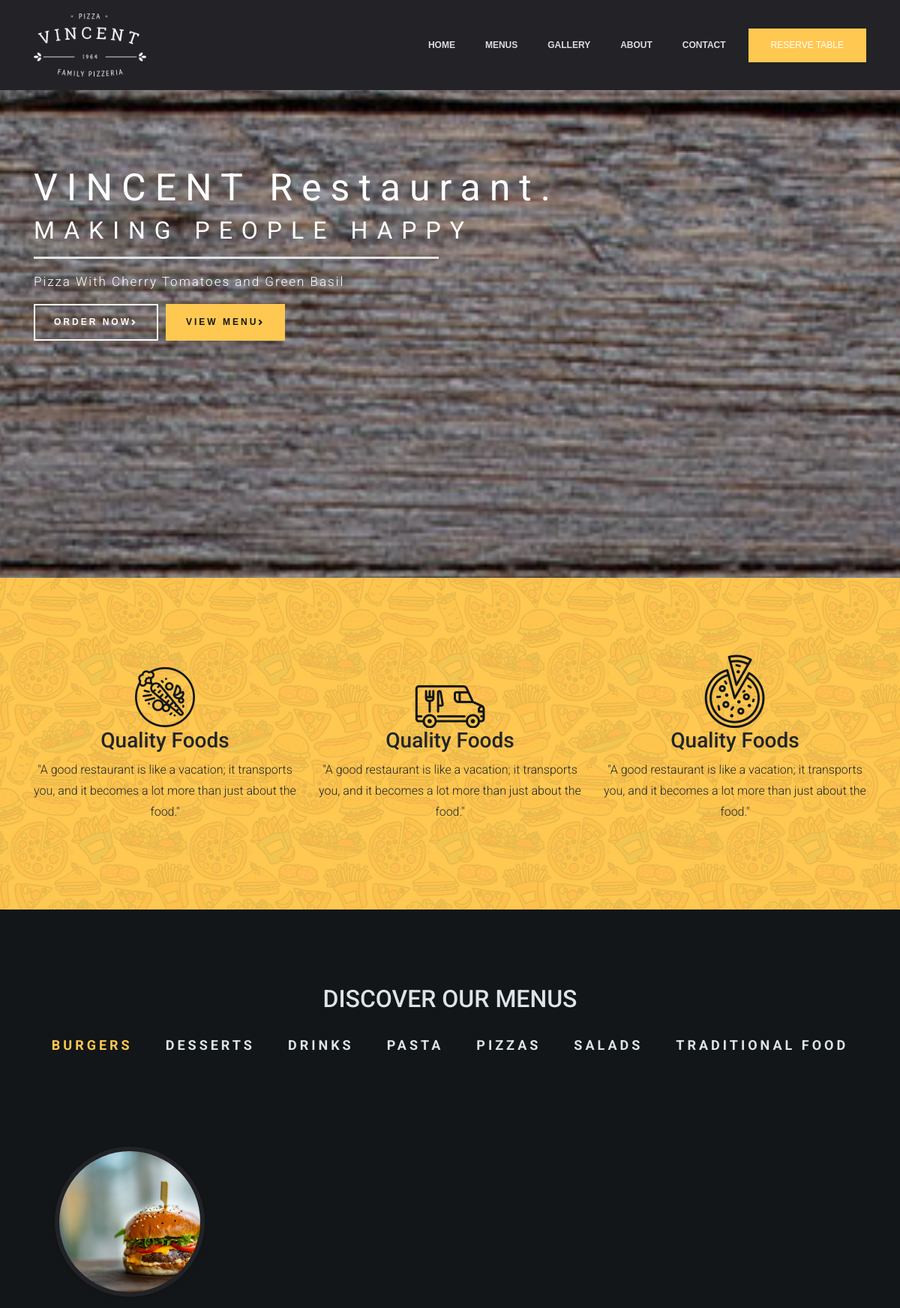
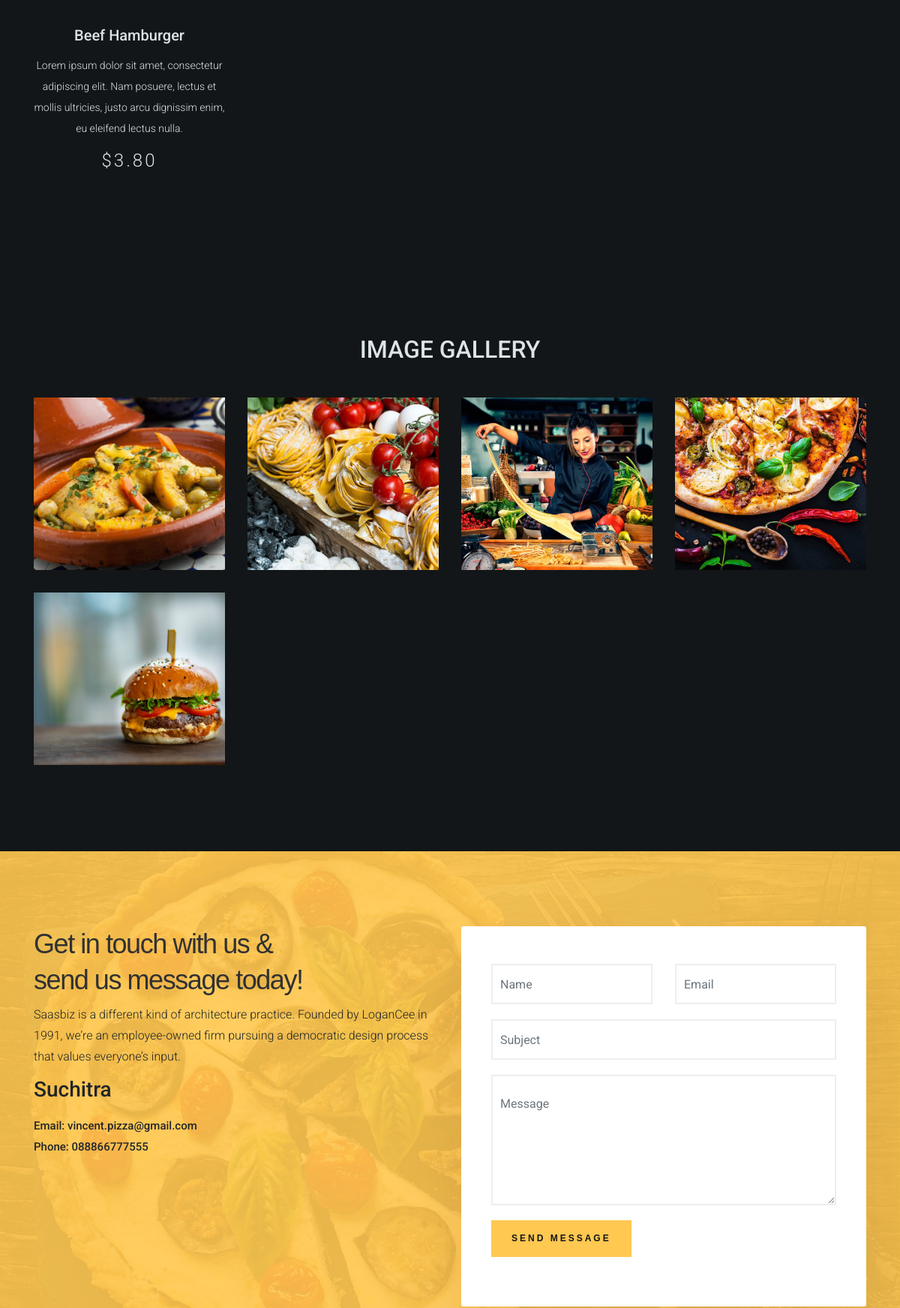
The page / (upper part) on the database its author committed (2 pictures, top to bottom).
### tables this page shows
CREATE TABLE `menu_categories` (
  `category_id` int(3) NOT NULL,
  `category_name` varchar(50) NOT NULL
);

CREATE TABLE `menus` (
  `menu_id` int(5) NOT NULL,
  `menu_name` varchar(100) NOT NULL,
  `menu_description` varchar(255) NOT NULL,
  `menu_price` decimal(6,2) NOT NULL,
  `menu_image` varchar(255) NOT NULL,
  `category_id` int(3) NOT NULL
);

CREATE TABLE `image_gallery` (
  `image_id` int(2) NOT NULL,
  `image_name` varchar(30) NOT NULL,
  `image` varchar(255) NOT NULL
);

CREATE TABLE `website_settings` (
  `option_id` int(5) NOT NULL,
  `option_name` varchar(255) NOT NULL,
  `option_value` varchar(255) NOT NULL
);

### index.php (the view, shortened to what this page needs)
<?php
    include "connect.php";
    include "Includes/templates/header.php";
    include "Includes/templates/navbar.php";
    $stmt_web_settings = $con->prepare("SELECT * FROM website_settings");
    $stmt_web_settings->execute();
    $web_settings = $stmt_web_settings->fetchAll();
    $restaurant_email = "";
    $restaurant_address = "";
    $restaurant_phonenumber = "";
    foreach ($web_settings as $option)
    {
        if($option['option_name'] == 'restaurant_name')
        {
            $restaurant_name = $option['option_value'];
        }
        elseif($option['option_name'] == 'restaurant_email')
        {
            $restaurant_email = $option['option_value'];
        }
        elseif($option['option_name'] == 'restaurant_phonenumber')
        {
            $restaurant_phonenumber = $option['option_value'];
        }
        elseif($option['option_name'] == 'restaurant_address')
        {
            $restaurant_address = $option['option_value'];
        }
    }
?>
	<section class="home-section" id="home">
		<div class="container">
			<div class="row" style="flex-wrap: nowrap;">
				<div class="col-md-6 home-left-section">
					<div style="padding: 100px 0px; color: white;">
						<h1>
							VINCENT Restaurant.
						</h1>
						<h2>
							MAKING PEOPLE HAPPY
						</h2>
						<hr>
						<p>
							Pizza With Cherry Tomatoes and Green Basil
						</p>
						<div style="display: flex;">
							<a href="order_food.php" target="_blank" class="bttn_style_1" style="margin-right: 10px; display: flex;justify-content: center;align-items: center;">
								Order Now
								<i class="fas fa-angle-right"></i>
							</a>
							<a href="#menus" class="bttn_style_2" style="display: flex;justify-content: center;align-items: center;">
								VIEW MENU
								<i class="fas fa-angle-right"></i>
							</a>
						</div>
					</div>
				</div>
			</div>
		</div>
	</section>
	<section class="our_qualities" style="padding:100px 0px;">
		<div class="container">
			<div class="row">
				<div class="col-md-4">
					<div class="our_qualities_column">
	                    <img src="Design/images/quality_food_img.png" >
	                    <div class="caption">
	                        <h3>
	                            Quality Foods
	                        </h3>
	                        <p>
							"A good restaurant is like a vacation; it transports you, and it becomes a lot more than just about the food."
	                        </p>
	                    </div>
	                </div>
				</div>
				<div class="col-md-4">
					<div class="our_qualities_column">
	                    <img src="Design/images/fast_delivery_img.png" >
	                    <div class="caption">
	                        <h3>
	                            Quality Foods
	                        </h3>
	                        <p>
							"A good restaurant is like a vacation; it transports you, and it becomes a lot more than just about the food."
	                        </p>
	                    </div>
	                </div>
				</div>
				<div class="col-md-4">
					<div class="our_qualities_column">
	                    <img src="Design/images/original_taste_img.png" >
	                    <div class="caption">
	                        <h3>
	                            Quality Foods
	                        </h3>
	                        <p>
							"A good restaurant is like a vacation; it transports you, and it becomes a lot more than just about the food."
	                        </p>
	                    </div>
	                </div>
				</div>
			</div>
		</div>
	</section>
	<section class="our_menus" id="menus">
		<div class="container">
			<h2 style="text-align: center;margin-bottom: 30px">DISCOVER OUR MENUS</h2>
			<div class="menus_tabs">
				<div class="menus_tabs_picker">
					<ul style="text-align: center;margin-bottom: 70px">
						<?php
	                        $stmt = $con->prepare("Select * from menu_categories");
	                        $stmt->execute();
	                        $rows = $stmt->fetchAll();
	                        $x = 0;
	                        foreach($rows as $row)
	                        {
	                        	if($x == 0)
	                        	{
	                        		echo "<li class = 'menu_category_name tab_category_links active_category' onclick=showCategoryMenus(event,'".str_replace(' ', '', $row['category_name'])."')>";
	                        			echo $row['category_name'];
	                        		echo "</li>";
	                        	}
	                        	else
	                        	{
	                        		echo "<li class = 'menu_category_name tab_category_links' onclick=showCategoryMenus(event,'".str_replace(' ', '', $row['category_name'])."')>";
	                        			echo $row['category_name'];
	                        		echo "</li>";
	                        	}
	                        	$x++;
	                        }
						?>
					</ul>
				</div>
				<div class="menus_tab">
					<?php
                        $stmt = $con->prepare("Select * from menu_categories");
                        $stmt->execute();
                        $rows = $stmt->fetchAll();
                        $i = 0;
                        foreach($rows as $row)
                        {
                            if($i == 0)
                            {
                                echo '<div class="menu_item  tab_category_content" id="'.str_replace(' ', '', $row['category_name']).'" style=display:block>';
                                    $stmt_menus = $con->prepare("Select * from menus where category_id = ?");
                                    $stmt_menus->execute(array($row['category_id']));
                                    $rows_menus = $stmt_menus->fetchAll();
                                    echo "<div class='row'>";
	                                    foreach($rows_menus as $menu)
	                                    {
	                                        ?>
	                                            <div class="col-md-4 col-lg-3 menu-column">
	                                                <div class="thumbnail" style="cursor:pointer">
	                                                    <?php $source = "admin/Uploads/images/".$menu['menu_image']; ?>
	                                                    <div class="menu-image">
													        <div class="image-preview">
													            <div style="background-image: url('<?php echo $source; ?>');"></div>
													        </div>
													    </div>
	                                                    <div class="caption">
	                                                        <h5>
	                                                            <?php echo $menu['menu_name'];?>
	                                                        </h5>
	                                                        <p>
	                                                            <?php echo $menu['menu_description']; ?>
	                                                        </p>
	                                                        <span class="menu_price">
	                                                        	<?php echo "$".$menu['menu_price']; ?>
	                                                        </span>
	                                                    </div>
	                                                </div>
	                                            </div>
	                                        <?php
	                                    }
	                                echo "</div>";
                                echo '</div>';
                            }
                            $i++;
                        }
                        echo "</div>";
                    ?>
				</div>
			</div>
	</section>
	<section class="image-gallery" id="gallery">
		<div class="container">
			<h2 style="text-align: center;margin-bottom: 30px">IMAGE GALLERY</h2>
			<?php
				$stmt_image_gallery = $con->prepare("Select * from image_gallery");
                $stmt_image_gallery->execute();
                $rows_image_gallery = $stmt_image_gallery->fetchAll();
                echo "<div class = 'row'>";
	                foreach($rows_image_gallery as $row_image_gallery)
	                {
	                	echo "<div class = 'col-md-4 col-lg-3' style = 'padding: 15px;'>";
	                		$source = "admin/Uploads/images/".$row_image_gallery['image'];
	                		?>
	                		<div style = "background-image: url('<?php echo $source; ?>') !important;background-repeat: no-repeat;background-position: 50% 50%;background-size: cover;background-clip: border-box;box-sizing: border-box;overflow: hidden;height: 230px;">
	                		</div>
	                		<?php
	                	echo "</div>";
	                }
	            echo "</div>";
			?>
		</div>
	</section>
	<section class="contact-section" id="contact">
        <div class="container">
            <div class="row">
                <div class="col-lg-6 sm-padding">
                    <div class="contact-info">
                        <h2>
                            Get in touch with us &
                            <br>send us message today!
                        </h2>
                        <p>
                            Saasbiz is a different kind of architecture practice. Founded by LoganCee in 1991, we’re an employee-owned firm pursuing a democratic design process that values everyone’s input.
                        </p>
                        <h3>
                            <?php echo $restaurant_address; ?>
                        </h3>
                        <h4>
                            <span>Email:</span>
                            <?php echo $restaurant_email; ?>
                            <br>
                            <span>Phone:</span>
                            <?php echo $restaurant_phonenumber; ?>
                        </h4>
                    </div>
                </div>
                <div class="col-lg-6 sm-padding">
                    <div class="contact-form">
                        <div id="contact_ajax_form" class="contactForm">
                            <div class="form-group colum-row row">
                                <div class="col-sm-6">
                                    <input type="text" id="contact_name" name="name" oninput="document.getElementById('invalid-name').innerHTML = ''" onkeyup="this.value=this.value.replace(/[^\sa-zA-Z]/g,'');" class="form-control" placeholder="Name">
                                </div>
                                <div class="col-sm-6">
                                    <input type="email" id="contact_email" name="email" oninput="document.getElementById('invalid-email').innerHTML = ''" class="form-control" placeholder="Email">
                                </div>
                            </div>
                            <div class="form-group row">
                                <div class="col-md-12">
                                    <input type="text" id="contact_subject" name="subject" oninput="document.getElementById('invalid-subject').innerHTML = ''" onkeyup="this.value=this.value.replace(/[^\sa-zA-Z]/g,'');" class="form-control" placeholder="Subject">
                                </div>
                            </div>
                            <div class="form-group row">
                                <div class="col-md-12">
                                    <textarea id="contact_message" name="message" oninput="document.getElementById('invalid-message').innerHTML = ''" cols="30" rows="5" class="form-control message" placeholder="Message"></textarea>
                                </div>
                            </div>
                            <div class="form-group row">
                                <div class="col-md-12">
                                    <button id="contact_send" class="bttn_style_2">Send Message</button>
                                </div>
                            </div>
                        </div>
                    </div>
                </div>
            </div>
        </div>
    </section>
    <?php include "Includes/templates/footer.php"; ?>

### rows shown on the page
menu_categories: category_name "BURGERS"
menu_categories: category_name "DESSERTS"
menu_categories: category_name "DRINKS"
menu_categories: category_name "PASTA"
menu_categories: category_name "PIZZAS"
menu_categories: category_name "SALADS"
menu_categories: category_name "TRADITIONAL FOOD"
menus: menu_image (picture), menu_name "Beef Hamburger", menu_description "Lorem ipsum dolor sit amet, consectetur adipiscing elit. Nam posuere, lectus et mollis ultricies, justo arcu dignissim enim, eu eleifend lectus nulla.", menu_price "3.80"
image_gallery: image (picture)
image_gallery: image (picture)
image_gallery: image (picture)
image_gallery: image (picture)
image_gallery: image (picture)
website_settings: option_value "Suchitra"
website_settings: option_value "vincent.pizza@gmail.com"
website_settings: option_value "088866777555"
